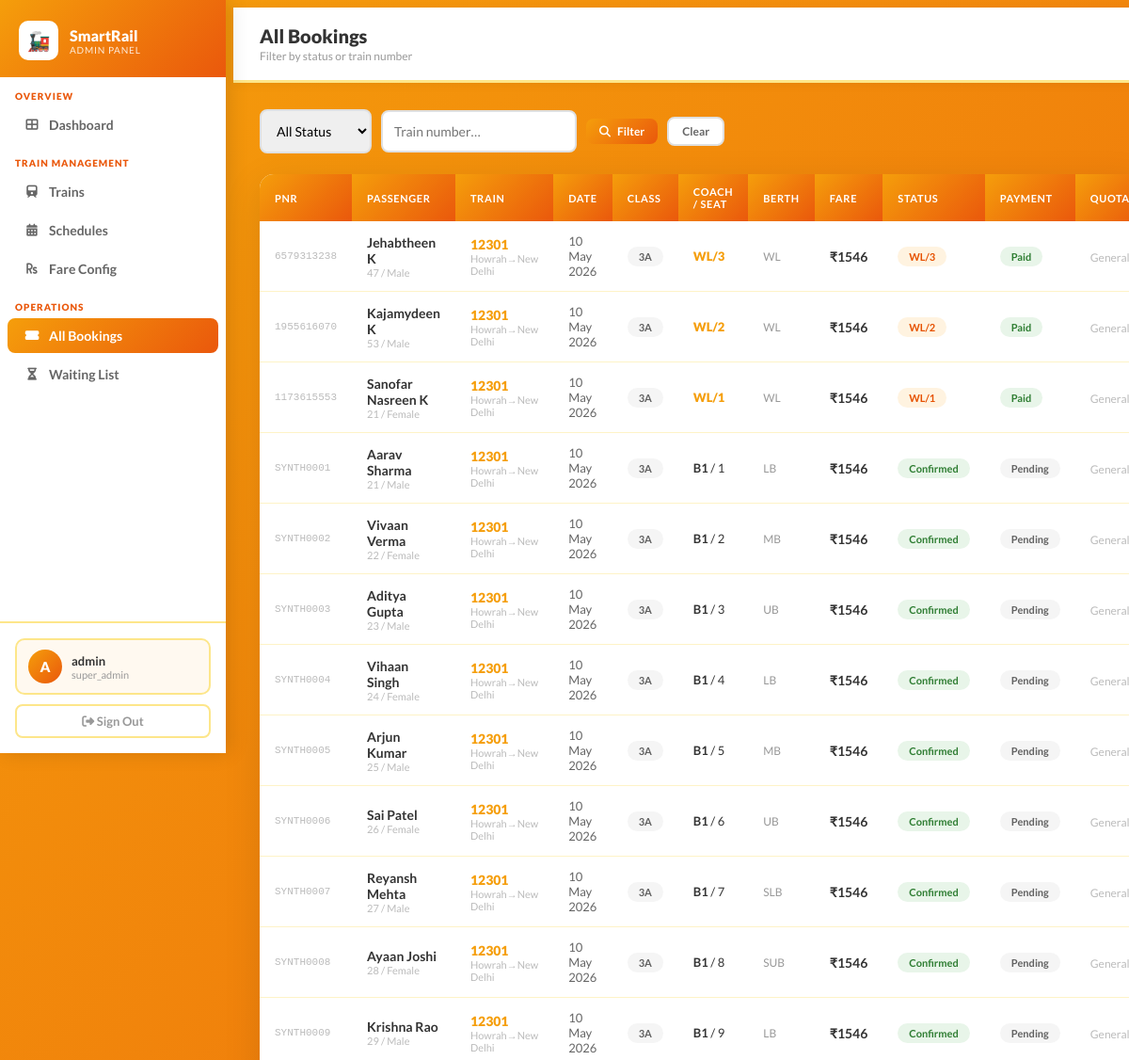
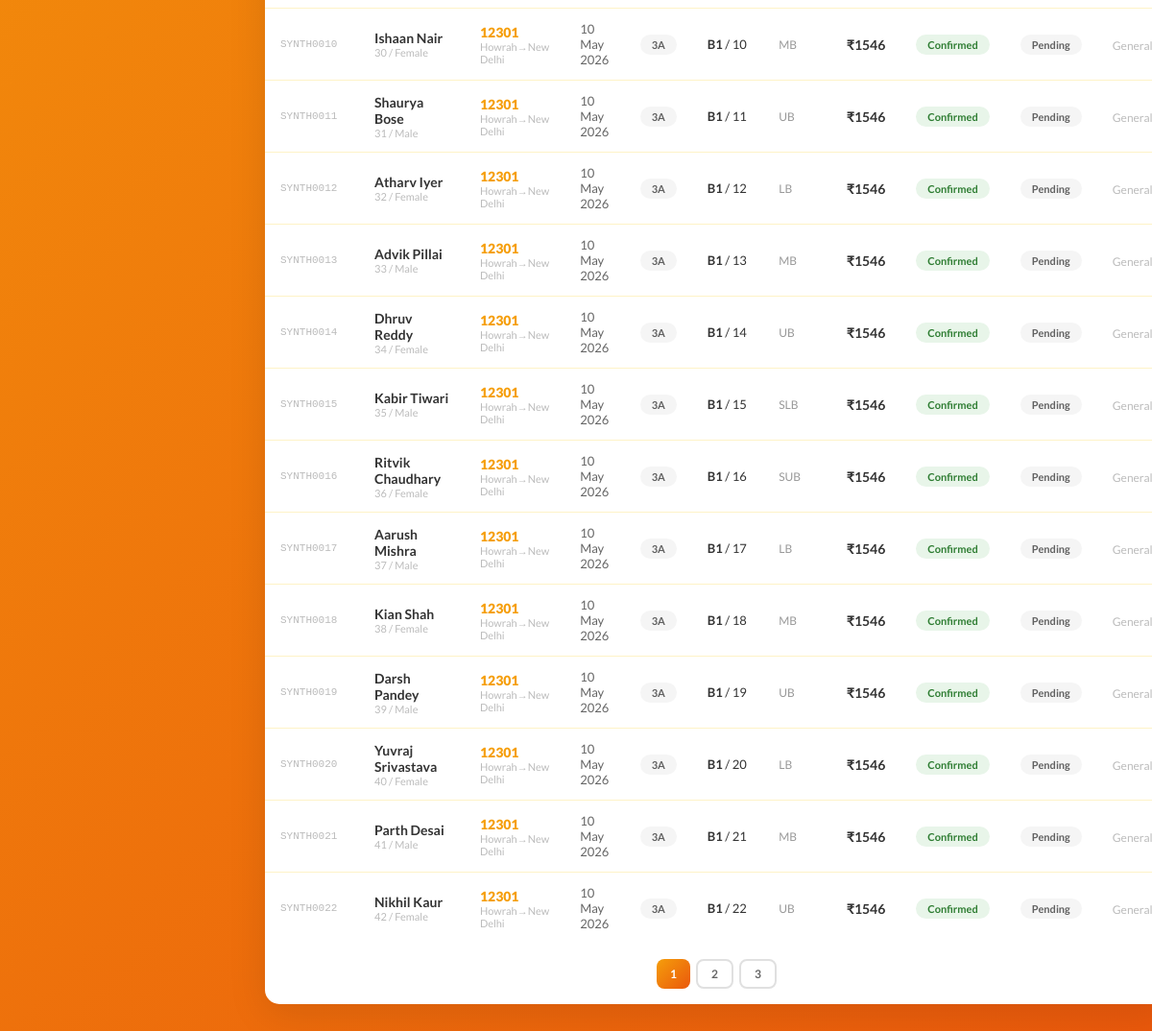
Before: /admin/bookings (signed in) with the older database file (2 pictures, top to bottom).
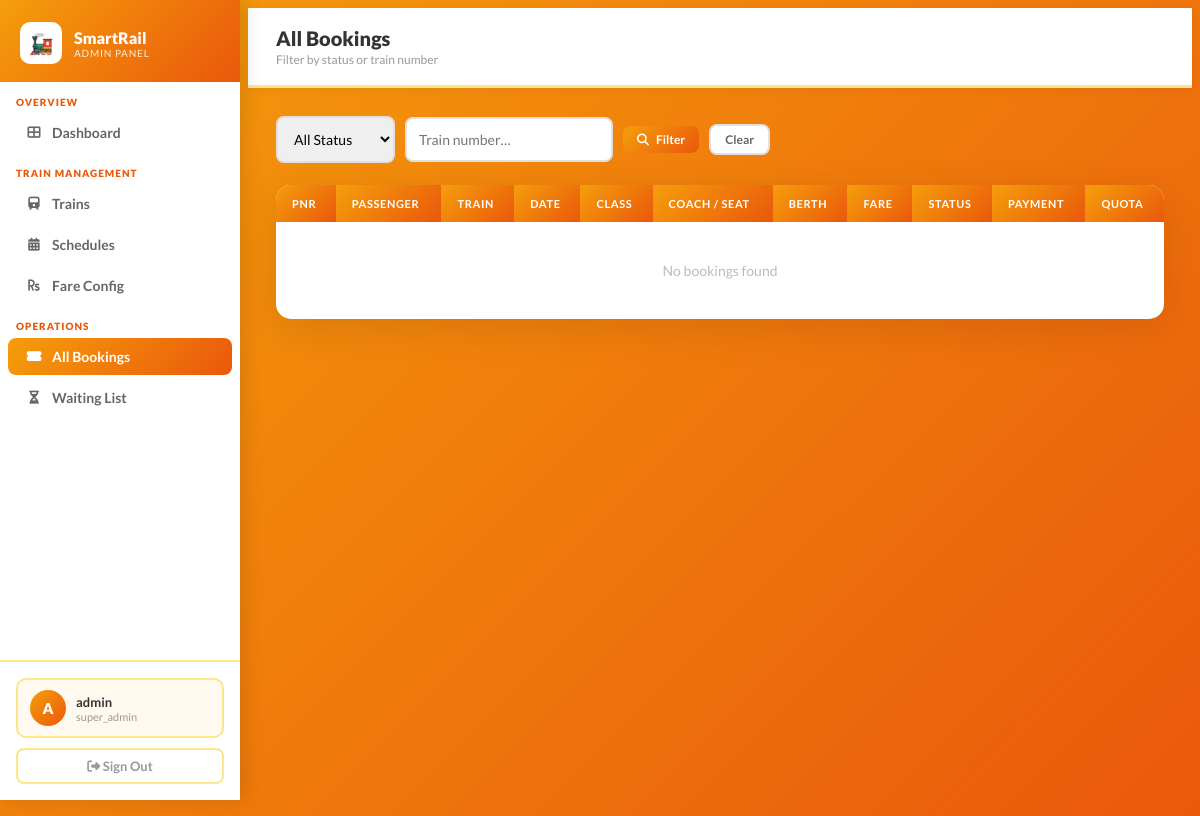
After: the same page with the newer database file.
### Railway/models.py (models this page shows, shortened)
class Booking(db.Model):
    __tablename__ = 'booking'
    id               = db.Column(db.Integer, primary_key=True)
    pnr_number       = db.Column(db.String(20), nullable=False)
    member_id        = db.Column(db.Integer, db.ForeignKey('member.id'), nullable=False)
    schedule_id      = db.Column(db.Integer, db.ForeignKey('train_schedule.id'), nullable=False)
    passenger_name   = db.Column(db.String(100), nullable=False)
    passenger_age    = db.Column(db.Integer, nullable=False)
    passenger_gender = db.Column(db.String(10), nullable=False)
    class_name       = db.Column(db.String(10), nullable=False)
    seat_number      = db.Column(db.String(10))
    coach_number     = db.Column(db.String(5))
    berth_type       = db.Column(db.String(10))
    bay_number       = db.Column(db.Integer)                 # NEW — for adjacent seat tracking
    quota_type       = db.Column(db.String(20), default='General')  # NEW — General/Ladies/Senior/Tatkal/HP
    base_fare        = db.Column(db.Float, nullable=False)
    reservation_charge = db.Column(db.Float, default=0.0)
    superfast_surcharge= db.Column(db.Float, default=0.0)
    tatkal_surcharge = db.Column(db.Float, default=0.0)
    gst              = db.Column(db.Float, default=0.0)
    fare             = db.Column(db.Float, nullable=False)   # total
    booking_date     = db.Column(db.DateTime, default=datetime.utcnow)
    booking_status   = db.Column(db.String(20), default='Confirmed')   # Confirmed/RAC/WaitingList/Cancelled
    payment_status   = db.Column(db.String(20), default='Pending')
    wl_number        = db.Column(db.Integer)                 # NEW — WL/1, WL/2 etc.
    cancelled_at     = db.Column(db.DateTime)
    cancellation_reason = db.Column(db.String(200))
    refund_amount    = db.Column(db.Float, default=0.0)
    refund_status    = db.Column(db.String(20), default='NA')  # NA/Pending/Processed

class Train(db.Model):
    __tablename__ = 'train'
    id                 = db.Column(db.Integer, primary_key=True)
    train_number       = db.Column(db.String(10), unique=True, nullable=False)
    train_name         = db.Column(db.String(100), nullable=False)
    source             = db.Column(db.String(50), nullable=False)
    destination        = db.Column(db.String(50), nullable=False)
    departure_time     = db.Column(db.String(10), nullable=False)   # "06:00 AM"
    arrival_time       = db.Column(db.String(10), nullable=False)
    duration           = db.Column(db.String(10), nullable=False)   # "8h 30m"
    distance_km        = db.Column(db.Integer, default=500)         # NEW — real distance
    train_type         = db.Column(db.String(20), default='Express')# NEW — Mail/Express/Superfast/Rajdhani/Shatabdi
    days_of_operation  = db.Column(db.String(50))
    is_active          = db.Column(db.Boolean, default=True)
    seats     = db.relationship('TrainSeat',    backref='train', lazy=True, cascade='all, delete-orphan')
    schedules = db.relationship('TrainSchedule', backref='train', lazy=True, cascade='all, delete-orphan')

class TrainSchedule(db.Model):
    __tablename__ = 'train_schedule'
    id              = db.Column(db.Integer, primary_key=True)
    train_id        = db.Column(db.Integer, db.ForeignKey('train.id'), nullable=False)
    journey_date    = db.Column(db.Date, nullable=False)
    is_cancelled    = db.Column(db.Boolean, default=False)
    chart_prepared  = db.Column(db.Boolean, default=False)   # NEW — freezes booking 4h before departure
    chart_prepared_at = db.Column(db.DateTime)               # NEW — timestamp when chart was locked
    seat_availability = db.relationship('SeatAvailability', backref='schedule', lazy=True, cascade='all, delete-orphan')
    bookings          = db.relationship('Booking',           backref='schedule', lazy=True)

### Railway/admin_views.py (the view)
@admin_bp.route('/bookings')
@require_admin
def bookings():
    page          = request.args.get('page', 1, type=int)
    status_filter = request.args.get('status', '')
    train_filter  = request.args.get('train', '')
    query = Booking.query
    if status_filter:
        query = query.filter_by(booking_status=status_filter)
    if train_filter:
        train_obj = Train.query.filter_by(train_number=train_filter).first()
        if train_obj:
            schedule_ids = [s.id for s in train_obj.schedules]
            query = query.filter(Booking.schedule_id.in_(schedule_ids))
    bookings_pg = query.order_by(Booking.booking_date.desc()).paginate(page=page, per_page=25)
    all_trains  = Train.query.order_by(Train.train_number).all()
    return render_template('admin/bookings.html',
                           bookings=bookings_pg,
                           trains=all_trains,
                           status_filter=status_filter,
                           train_filter=train_filter)

### Railway/templates/admin/bookings.html (shortened to what this page needs)
{% extends 'admin/base.html' %}
{% block page_title %}All Bookings{% endblock %}
{% block page_subtitle %}Filter by status or train number{% endblock %}
{% block content %}
<form method="GET" style="display:flex; gap:10px; margin-bottom:22px; flex-wrap:wrap; align-items:center;">
    <select name="status" class="f-input" style="width:auto;">
        <option value="">All Status</option>
    </select>
    <input type="text" name="train" class="f-input" style="width:180px;"
           placeholder="Train number…" value="{{ train_filter }}">
    <button type="submit" class="btn-go btn-primary btn-sm">
        <i class="fas fa-search"></i> Filter
    </button>
    <a href="{{ url_for('admin.bookings') }}" class="btn-go btn-ghost btn-sm">Clear</a>
</form>
<div class="a-card" style="padding:0; overflow:hidden;">
    <div style="overflow-x:auto;">
    <table class="a-table">
        <thead><tr>
            <th>PNR</th><th>Passenger</th><th>Train</th><th>Date</th>
            <th>Class</th><th>Coach / Seat</th><th>Berth</th>
            <th>Fare</th><th>Status</th><th>Payment</th><th>Quota</th>
        </tr></thead>
        <tbody>
        {% for b in bookings.items %}
        <tr>
            <td style="font-size:11px; font-family:monospace; color:#bbb;">{{ b.pnr_number }}</td>
            <td>
                <div style="font-weight:700;">{{ b.passenger_name }}</div>
                <div style="font-size:11px; color:#bbb;">{{ b.passenger_age }} / {{ b.passenger_gender }}</div>
            </td>
            <td>
                <div style="font-weight:900; color:#f59e0b;">{{ b.schedule.train.train_number }}</div>
                <div style="font-size:11px; color:#bbb;">
                    {{ b.schedule.train.source[:10] }}→{{ b.schedule.train.destination[:10] }}
                </div>
            </td>
            <td style="font-size:13px; color:#666;">
                {{ b.schedule.journey_date.strftime('%d %b %Y') }}
            </td>
            <td><span class="bx bx-pending">{{ b.class_name }}</span></td>
            <td style="font-size:13px;">
                {% if b.booking_status in ('Confirmed','RAC') %}
                    <strong>{{ b.coach_number }}</strong> / {{ b.seat_number }}
                {% elif b.booking_status == 'WaitingList' %}
                    <span style="color:#f59e0b; font-weight:900;">WL/{{ b.wl_number }}</span>
                {% else %} — {% endif %}
            </td>
            <td style="font-size:12px; color:#999;">{{ b.berth_type or '—' }}</td>
            <td style="font-weight:700;">₹{{ "%.0f"|format(b.fare) }}</td>
            <td>
                {% if b.booking_status == 'Confirmed' %}<span class="bx bx-confirmed">Confirmed</span>
                {% elif b.booking_status == 'WaitingList' %}<span class="bx bx-wl">WL/{{ b.wl_number }}</span>
                {% elif b.booking_status == 'RAC' %}<span class="bx bx-rac">RAC</span>
                {% else %}<span class="bx bx-cancelled">Cancelled</span>{% endif %}
            </td>
            <td>
                {% if b.payment_status == 'Completed' %}<span class="bx bx-confirmed">Paid</span>
                {% elif b.payment_status == 'Refunded' %}<span class="bx bx-rac">Refunded</span>
                {% else %}<span class="bx bx-pending">Pending</span>{% endif %}
            </td>
            <td>
                {% if b.quota_type == 'Tatkal' %}
                    <span class="bx bx-tatkal">Tatkal</span>
                {% else %}
                    <span style="color:#bbb; font-size:12px;">{{ b.quota_type or 'General' }}</span>
                {% endif %}
            </td>
        </tr>
        {% else %}
        <tr>
            <td colspan="11" style="text-align:center; padding:40px; color:#bbb;">No bookings found</td>
        </tr>
        {% endfor %}
        </tbody>
    </table>
    </div>
    {% if bookings.pages > 1 %}
    <div style="display:flex; gap:6px; padding:16px; justify-content:center;">
        {% for page in bookings.iter_pages(left_edge=1,right_edge=1,left_current=2,right_current=2) %}
            {% if page %}
            <a href="{{ url_for('admin.bookings',page=page,status=status_filter,train=train_filter) }}"
               class="btn-go {% if page == bookings.page %}btn-primary{% else %}btn-ghost{% endif %} btn-sm">
                {{ page }}
            </a>
            {% else %}
            <span style="padding:6px 10px; color:#bbb;">…</span>
            {% endif %}
        {% endfor %}
    </div>
    {% endif %}
</div>
{% endblock %}

### Railway/templates/admin/base.html (shortened to what this page needs)
<!DOCTYPE html>
<html lang="en">
<head>
    <link rel="stylesheet" href="https://cdnjs.cloudflare.com/ajax/libs/font-awesome/6.4.0/css/all.min.css">
</head>
<body>
<aside class="sidebar">
    <div class="sidebar-brand">
        <div class="brand-icon">🚂</div>
        <div>
            <div class="brand-name">SmartRail</div>
            <div class="brand-sub">Admin Panel</div>
        </div>
    </div>
    <div class="nav-section">Overview</div>
    <a href="{{ url_for('admin.dashboard') }}"
       class="nav-link-item {% if request.endpoint == 'admin.dashboard' %}active{% endif %}">
        <i class="fas fa-th-large"></i> Dashboard
    </a>
    <div class="nav-section">Train Management</div>
    <a href="{{ url_for('admin.trains') }}"
       class="nav-link-item {% if 'train' in request.endpoint %}active{% endif %}">
        <i class="fas fa-train"></i> Trains
    </a>
    <a href="{{ url_for('admin.schedules') }}"
       class="nav-link-item {% if 'schedule' in request.endpoint %}active{% endif %}">
        <i class="fas fa-calendar-alt"></i> Schedules
    </a>
    <a href="{{ url_for('admin.fare_config') }}"
       class="nav-link-item {% if 'fare' in request.endpoint %}active{% endif %}">
        <i class="fas fa-rupee-sign"></i> Fare Config
    </a>
    <div class="nav-section">Operations</div>
    <a href="{{ url_for('admin.bookings') }}"
       class="nav-link-item {% if request.endpoint == 'admin.bookings' %}active{% endif %}">
        <i class="fas fa-ticket-alt"></i> All Bookings
    </a>
    <a href="{{ url_for('admin.waitinglist') }}"
       class="nav-link-item {% if request.endpoint == 'admin.waitinglist' %}active{% endif %}">
        <i class="fas fa-hourglass-half"></i> Waiting List
    </a>
    <div class="sidebar-footer">
        <div class="admin-pill">
            <div class="admin-avatar">
                {{ session.admin_name[0].upper() if session.admin_name else 'A' }}
            </div>
            <div>
                <div class="admin-uname">{{ session.admin_name or 'Admin' }}</div>
                <div class="admin-role">{{ session.admin_role or 'admin' }}</div>
            </div>
        </div>
        <a href="{{ url_for('admin.admin_logout') }}" class="logout-link">
            <i class="fas fa-sign-out-alt"></i> Sign Out
        </a>
    </div>
</aside>
<div class="main-wrap">
    <div class="topbar">
        <div>
            <div class="page-title">{% block page_title %}Dashboard{% endblock %}</div>
            <div class="page-subtitle">{% block page_subtitle %}{% endblock %}</div>
        </div>
    </div>
    <div class="page-body">
        {% block content %}{% endblock %}
    </div>
</div>
</body>
</html>

Changed rows visible on the page:
removed Booking: pnr_number "6579313238", passenger_name "Jehabtheen K", passenger_age "47", passenger_gender "Male", schedule.train.train_number "12301", schedule.train "Howrah", schedule.train "New Delhi", schedule.journey_date "10 May 2026", class_name "3A", wl_number "3", berth_type "WL", fare "1546", payment_status "Paid", quota_type "General"
removed Booking: pnr_number "1955616070", passenger_name "Kajamydeen K", passenger_age "53", passenger_gender "Male", schedule.train.train_number "12301", schedule.train "Howrah", schedule.train "New Delhi", schedule.journey_date "10 May 2026", class_name "3A", wl_number "2", berth_type "WL", fare "1546", payment_status "Paid", quota_type "General"
removed Booking: pnr_number "1173615553", passenger_name "Sanofar Nasreen K", passenger_age "21", passenger_gender "Female", schedule.train.train_number "12301", schedule.train "Howrah", schedule.train "New Delhi", schedule.journey_date "10 May 2026", class_name "3A", wl_number "1", berth_type "WL", fare "1546", payment_status "Paid", quota_type "General"
removed Booking: pnr_number "SYNTH0001", passenger_name "Aarav Sharma", passenger_age "21", passenger_gender "Male", schedule.train.train_number "12301", schedule.train "Howrah", schedule.train "New Delhi", schedule.journey_date "10 May 2026", class_name "3A", coach_number "B1", seat_number "1", berth_type "LB", fare "1546", booking_status "Confirmed", payment_status "Pending", quota_type "General"
removed Booking: pnr_number "SYNTH0002", passenger_name "Vivaan Verma", passenger_age "22", passenger_gender "Female", schedule.train.train_number "12301", schedule.train "Howrah", schedule.train "New Delhi", schedule.journey_date "10 May 2026", class_name "3A", coach_number "B1", seat_number "2", berth_type "MB", fare "1546", booking_status "Confirmed", payment_status "Pending", quota_type "General"
removed Booking: pnr_number "SYNTH0003", passenger_name "Aditya Gupta", passenger_age "23", passenger_gender "Male", schedule.train.train_number "12301", schedule.train "Howrah", schedule.train "New Delhi", schedule.journey_date "10 May 2026", class_name "3A", coach_number "B1", seat_number "3", berth_type "UB", fare "1546", booking_status "Confirmed", payment_status "Pending", quota_type "General"
removed Booking: pnr_number "SYNTH0004", passenger_name "Vihaan Singh", passenger_age "24", passenger_gender "Female", schedule.train.train_number "12301", schedule.train "Howrah", schedule.train "New Delhi", schedule.journey_date "10 May 2026", class_name "3A", coach_number "B1", seat_number "4", berth_type "LB", fare "1546", booking_status "Confirmed", payment_status "Pending", quota_type "General"
removed Booking: pnr_number "SYNTH0005", passenger_name "Arjun Kumar", passenger_age "25", passenger_gender "Male", schedule.train.train_number "12301", schedule.train "Howrah", schedule.train "New Delhi", schedule.journey_date "10 May 2026", class_name "3A", coach_number "B1", seat_number "5", berth_type "MB", fare "1546", booking_status "Confirmed", payment_status "Pending", quota_type "General"
removed Booking: pnr_number "SYNTH0006", passenger_name "Sai Patel", passenger_age "26", passenger_gender "Female", schedule.train.train_number "12301", schedule.train "Howrah", schedule.train "New Delhi", schedule.journey_date "10 May 2026", class_name "3A", coach_number "B1", seat_number "6", berth_type "UB", fare "1546", booking_status "Confirmed", payment_status "Pending", quota_type "General"
removed Booking: pnr_number "SYNTH0007", passenger_name "Reyansh Mehta", passenger_age "27", passenger_gender "Male", schedule.train.train_number "12301", schedule.train "Howrah", schedule.train "New Delhi", schedule.journey_date "10 May 2026", class_name "3A", coach_number "B1", seat_number "7", berth_type "SLB", fare "1546", booking_status "Confirmed", payment_status "Pending", quota_type "General"
removed Booking: pnr_number "SYNTH0008", passenger_name "Ayaan Joshi", passenger_age "28", passenger_gender "Female", schedule.train.train_number "12301", schedule.train "Howrah", schedule.train "New Delhi", schedule.journey_date "10 May 2026", class_name "3A", coach_number "B1", seat_number "8", berth_type "SUB", fare "1546", booking_status "Confirmed", payment_status "Pending", quota_type "General"
removed Booking: pnr_number "SYNTH0009", passenger_name "Krishna Rao", passenger_age "29", passenger_gender "Male", schedule.train.train_number "12301", schedule.train "Howrah", schedule.train "New Delhi", schedule.journey_date "10 May 2026", class_name "3A", coach_number "B1", seat_number "9", berth_type "LB", fare "1546", booking_status "Confirmed", payment_status "Pending", quota_type "General"
removed Booking: pnr_number "SYNTH0010", passenger_name "Ishaan Nair", passenger_age "30", passenger_gender "Female", schedule.train.train_number "12301", schedule.train "Howrah", schedule.train "New Delhi", schedule.journey_date "10 May 2026", class_name "3A", coach_number "B1", seat_number "10", berth_type "MB", fare "1546", booking_status "Confirmed", payment_status "Pending", quota_type "General"
removed Booking: pnr_number "SYNTH0011", passenger_name "Shaurya Bose", passenger_age "31", passenger_gender "Male", schedule.train.train_number "12301", schedule.train "Howrah", schedule.train "New Delhi", schedule.journey_date "10 May 2026", class_name "3A", coach_number "B1", seat_number "11", berth_type "UB", fare "1546", booking_status "Confirmed", payment_status "Pending", quota_type "General"
removed Booking: pnr_number "SYNTH0012", passenger_name "Atharv Iyer", passenger_age "32", passenger_gender "Female", schedule.train.train_number "12301", schedule.train "Howrah", schedule.train "New Delhi", schedule.journey_date "10 May 2026", class_name "3A", coach_number "B1", seat_number "12", berth_type "LB", fare "1546", booking_status "Confirmed", payment_status "Pending", quota_type "General"
removed Booking: pnr_number "SYNTH0013", passenger_name "Advik Pillai", passenger_age "33", passenger_gender "Male", schedule.train.train_number "12301", schedule.train "Howrah", schedule.train "New Delhi", schedule.journey_date "10 May 2026", class_name "3A", coach_number "B1", seat_number "13", berth_type "MB", fare "1546", booking_status "Confirmed", payment_status "Pending", quota_type "General"
removed Booking: pnr_number "SYNTH0014", passenger_name "Dhruv Reddy", passenger_age "34", passenger_gender "Female", schedule.train.train_number "12301", schedule.train "Howrah", schedule.train "New Delhi", schedule.journey_date "10 May 2026", class_name "3A", coach_number "B1", seat_number "14", berth_type "UB", fare "1546", booking_status "Confirmed", payment_status "Pending", quota_type "General"
removed Booking: pnr_number "SYNTH0015", passenger_name "Kabir Tiwari", passenger_age "35", passenger_gender "Male", schedule.train.train_number "12301", schedule.train "Howrah", schedule.train "New Delhi", schedule.journey_date "10 May 2026", class_name "3A", coach_number "B1", seat_number "15", berth_type "SLB", fare "1546", booking_status "Confirmed", payment_status "Pending", quota_type "General"
removed Booking: pnr_number "SYNTH0016", passenger_name "Ritvik Chaudhary", passenger_age "36", passenger_gender "Female", schedule.train.train_number "12301", schedule.train "Howrah", schedule.train "New Delhi", schedule.journey_date "10 May 2026", class_name "3A", coach_number "B1", seat_number "16", berth_type "SUB", fare "1546", booking_status "Confirmed", payment_status "Pending", quota_type "General"
removed Booking: pnr_number "SYNTH0017", passenger_name "Aarush Mishra", passenger_age "37", passenger_gender "Male", schedule.train.train_number "12301", schedule.train "Howrah", schedule.train "New Delhi", schedule.journey_date "10 May 2026", class_name "3A", coach_number "B1", seat_number "17", berth_type "LB", fare "1546", booking_status "Confirmed", payment_status "Pending", quota_type "General"
removed Booking: pnr_number "SYNTH0018", passenger_name "Kian Shah", passenger_age "38", passenger_gender "Female", schedule.train.train_number "12301", schedule.train "Howrah", schedule.train "New Delhi", schedule.journey_date "10 May 2026", class_name "3A", coach_number "B1", seat_number "18", berth_type "MB", fare "1546", booking_status "Confirmed", payment_status "Pending", quota_type "General"
removed Booking: pnr_number "SYNTH0019", passenger_name "Darsh Pandey", passenger_age "39", passenger_gender "Male", schedule.train.train_number "12301", schedule.train "Howrah", schedule.train "New Delhi", schedule.journey_date "10 May 2026", class_name "3A", coach_number "B1", seat_number "19", berth_type "UB", fare "1546", booking_status "Confirmed", payment_status "Pending", quota_type "General"
removed Booking: pnr_number "SYNTH0020", passenger_name "Yuvraj Srivastava", passenger_age "40", passenger_gender "Female", schedule.train.train_number "12301", schedule.train "Howrah", schedule.train "New Delhi", schedule.journey_date "10 May 2026", class_name "3A", coach_number "B1", seat_number "20", berth_type "LB", fare "1546", booking_status "Confirmed", payment_status "Pending", quota_type "General"
removed Booking: pnr_number "SYNTH0021", passenger_name "Parth Desai", passenger_age "41", passenger_gender "Male", schedule.train.train_number "12301", schedule.train "Howrah", schedule.train "New Delhi", schedule.journey_date "10 May 2026", class_name "3A", coach_number "B1", seat_number "21", berth_type "MB", fare "1546", booking_status "Confirmed", payment_status "Pending", quota_type "General"
removed Booking: pnr_number "SYNTH0022", passenger_name "Nikhil Kaur", passenger_age "42", passenger_gender "Female", schedule.train.train_number "12301", schedule.train "Howrah", schedule.train "New Delhi", schedule.journey_date "10 May 2026", class_name "3A", coach_number "B1", seat_number "22", berth_type "UB", fare "1546", booking_status "Confirmed", payment_status "Pending", quota_type "General"
Other visible differences:
text now shown: "No bookings found"
list line gone: "1"
list line gone: "2"
list line gone: "3"
